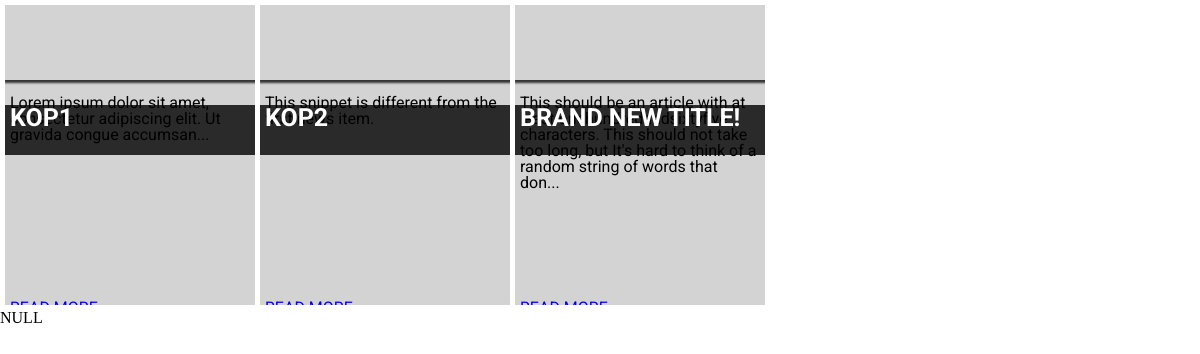
/concepts/newsconcept.php, run on the app's committed database.
### tables this page shows
CREATE TABLE `nieuwsitems` (
  `idnieuws` int(12) NOT NULL,
  `header` varchar(30) NOT NULL,
  `articlesnippet` varchar(900) NOT NULL,
  `article` varchar(9000) NOT NULL
);

### databases/connect_newsdatabase.php (called while the page is built, shortened)
<?php
class News {
    private $database;
    public function __construct() {
        $this->database = new mysqli("localhost", "root", "root", "krashosting");
    }
    public function get_item($id, $neededitem)
    {
        $query = $this->database->query("SELECT $neededitem FROM nieuwsitems WHERE idnieuws = '$id';");
        $row = $query->fetch_row();
        return $row["0"];
    }
}

### concepts/newsconcept.php (the view, shortened to what this page needs)
<?php
require_once("../databases/connect_newsdatabase.php");
$articles = new News();
?>
<!DOCTYPE HTML>
<html lang="nl">
    <head>
    </head>
    <body>
        <div id="flexcontainer">
            <div class="newsdiv">
                <div class="imgdiv" id="img1">
                    <h4><?php echo $articles->get_item(1, "header"); ?></h4>
                </div>
                <div class="newscontainer">
                <p>
                    <?php echo $articles->get_item(1, "articlesnippet"); ?>
                </p>
                </div>
                <a href="#" class="readmore">READ MORE...</a>
            </div>
            <div class="newsdiv">
                <div class="imgdiv" id="img1">
                    <h4><?php echo $articles->get_item(2, "header"); ?></h4>
                </div>
                <div class="newscontainer">
                    <p>
                        <?php echo $articles->get_item(2, "articlesnippet"); ?>
                    </p>
                </div>
                <a href="#" class="readmore">READ MORE...</a>
            </div>
            <div class="newsdiv">
                <div class="imgdiv" id="img1">
                    <h4><?php echo $articles->get_item(3, "header"); ?></h4>
                </div>
                <div class="newscontainer">
                    <p>
                        <?php echo $articles->get_item(3, "articlesnippet"); ?>
                    </p>
                </div>
                <a href="#" class="readmore">READ MORE...</a>
            </div>
        </div>
    </body>
    <?php var_dump($articles->get_recent()); ?>
</html>

### concepts/newsconcept.php (style rules this page uses)
html, body, div, span, applet, object, iframe, h1, h2, h3, h4, h5, h6, p, blockquote, pre, a, abbr, acronym, address, big, cite, code, del, dfn, em, img, ins, kbd, q, s, samp, small, strike, strong, sub, sup, tt, var, b, u, i, center, dl, dt, dd, ol, ul, li, fieldset, form, label, legend, table, caption, tbody, tfoot, thead, tr, th, td, article, aside, canvas, details, embed, figure, figcaption, footer, header, hgroup, menu, nav, output, ruby, section, summary, time, mark, audio, video { margin: 0; padding: 0; border: 0; font-size: 100%; font: inherit; vertical-align: baseline; }
body { line-height: 1; }
*, p, h1, h2, h3, h4, h5, h6, a { font-family: 'Roboto', sans-serif; }
a { text-decoration: none; transition: all 0.5s ease; }
#flexcontainer { display: flex; padding: 5px; }
.newsdiv { height: 300px; width: 250px; background-color: lightgray; margin-right: 5px; overflow: hidden; }
.newsdiv h4 { font-size: 25px; text-transform: uppercase; font-weight: bold; background-color: rgba(0, 0, 0, 0.8); position: relative; top: 100px; color: white; width: 250px; padding-left: 5px; height: 50px; }
.newsdiv .imgdiv { height: 75px; background-image: url("http://i.dailymail.co.uk/i/pix/2012/10/17/article-0-158CAE40000005DC-837_964x641.jpg"); background-size: cover; margin-bottom: 10px; box-shadow: 0px 1px 2px 1.5px rgba(0,0,0,0.75); }
.newsdiv .newscontainer { padding: 5px; height: 200px; }
.newsdiv .readmore { margin-left: 5px; }

### data on the page
nieuwsitems: header "KOP1", articlesnippet "Lorem ipsum dolor sit amet, consectetur adipiscing elit. Ut gravida congue accumsan..."
nieuwsitems: header "KOP2", articlesnippet "This snippet is different from the first news item."
nieuwsitems: header "BRAND NEW TITLE!", articlesnippet "This should be an article with at least onehundredandsixtyfive characters. This should not take too long, but It's hard to think of a random string of words that don..."
